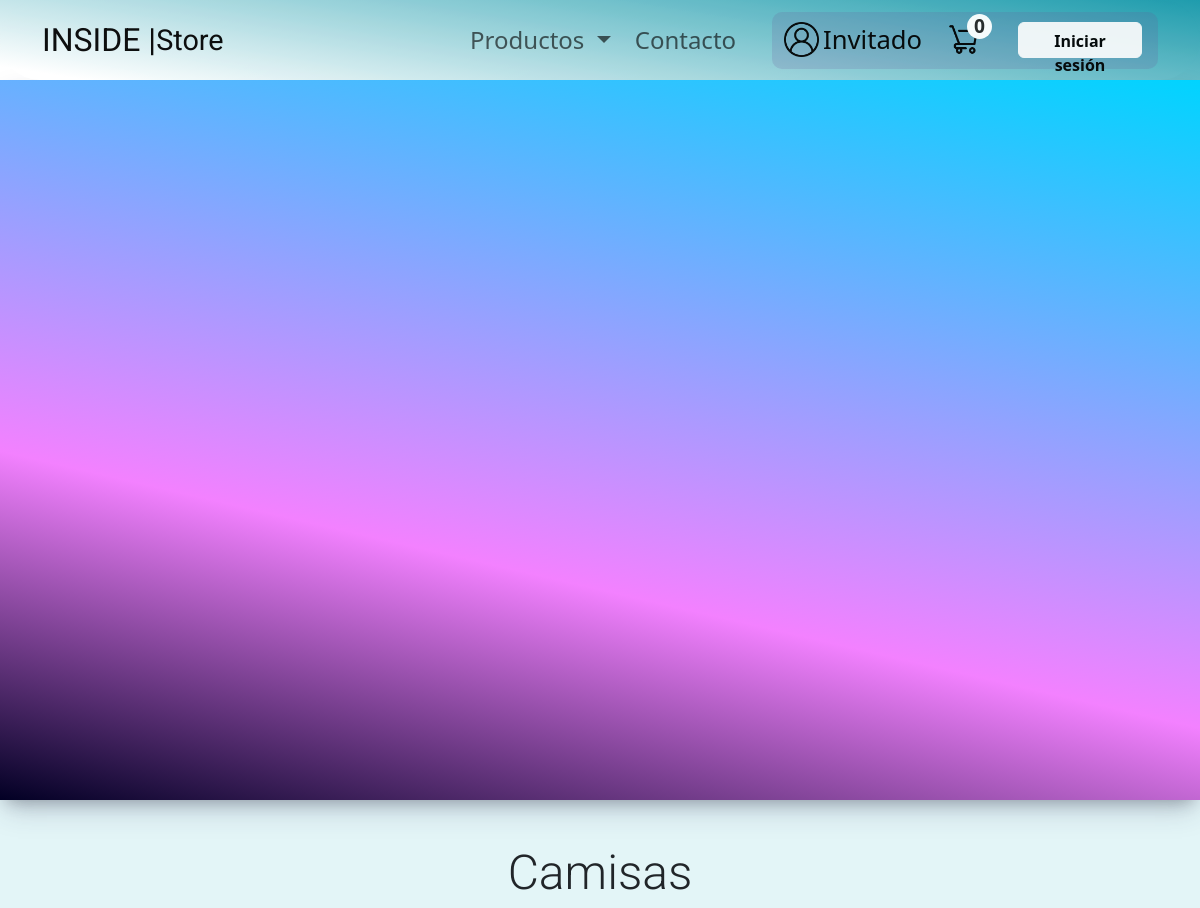
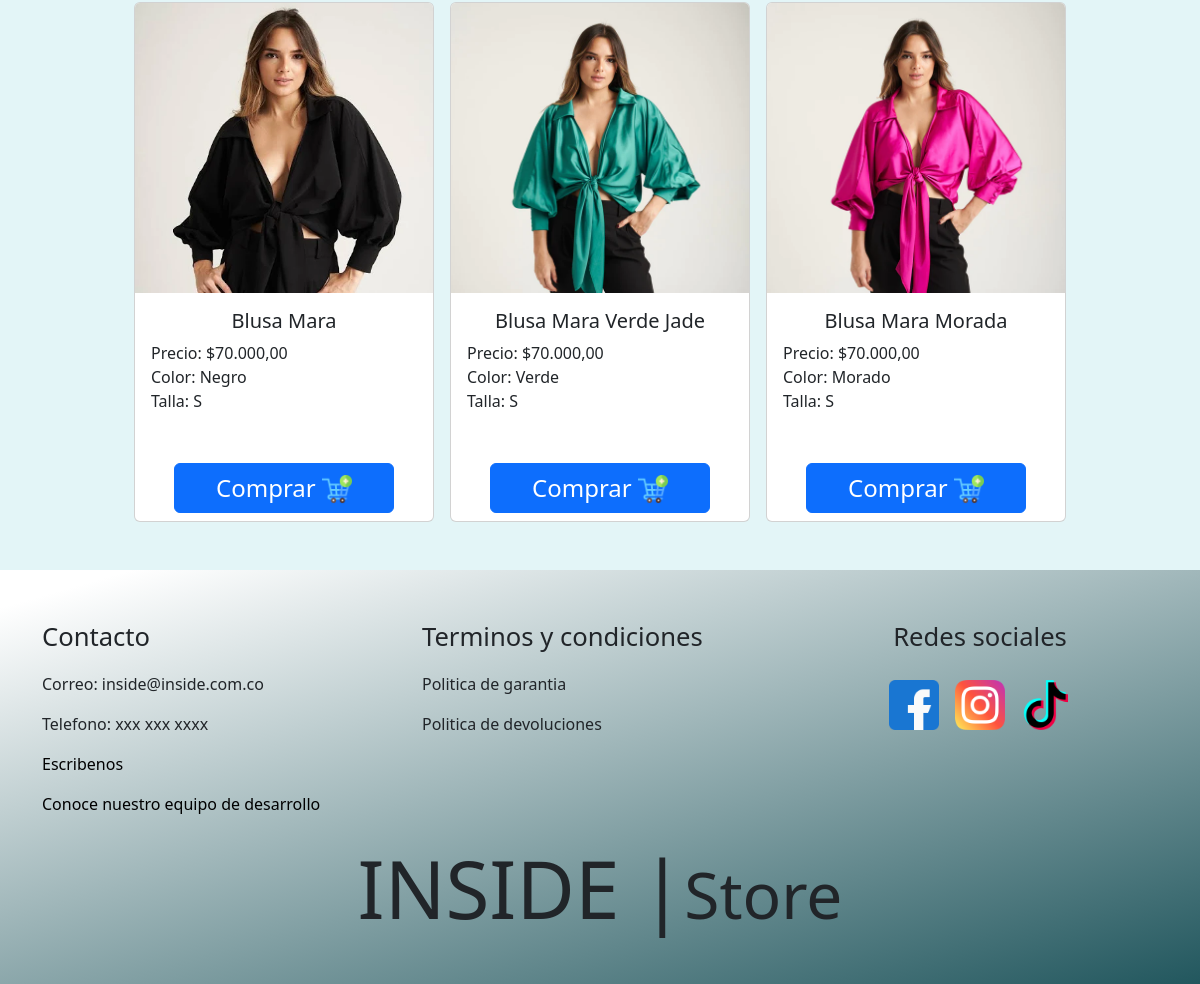
The page /vistas/catalogo-camisas.php on the database its author committed (2 pictures, top to bottom).
### tables this page shows
CREATE TABLE `tprodu` (
  `id_producto` int(11) NOT NULL,
  `nombre_producto` varchar(255) NOT NULL,
  `precio_producto` double NOT NULL,
  `cantidad` int(11) NOT NULL,
  `descripcion` text NOT NULL,
  `talla` varchar(255) DEFAULT NULL,
  `categoria` varchar(255) NOT NULL,
  `ruta_img` varchar(255) NOT NULL,
  `estado` varchar(100) NOT NULL,
  `color` varchar(100) NOT NULL,
  `Ingreso_producto` timestamp NOT NULL DEFAULT current_timestamp(),
  `fecha_mod` timestamp NULL DEFAULT NULL,
  `oferta` tinyint(1) DEFAULT NULL,
  `descuento` double DEFAULT NULL
);

### vistas/catalogo-camisas.php (the view, shortened to what this page needs)
<?php
include_once("../modelo/conexion.php");
if (!isset($_SESSION['user_id'])) {
    $botonSesion = "Iniciar sesión";
    $nombreUsuario = "Invitado";
    $botonRutaSesion = "login.php";
    $botonRutaPerfil = "login.php";
}else{
  $botonSesion = "Cerrar sesión";
  $nombreUsuario = $_SESSION['nombre'];
  $botonRutaPerfil = "perfil.php";
  $botonRutaSesion = "../controlador/controlador_cerrarsesion.php";
}
?>
<!DOCTYPE html>
<html lang="es">
    <head>
        <link href="https://cdn.jsdelivr.net/npm/bootstrap@5.3.2/dist/css/bootstrap.min.css" rel="stylesheet">
        <link rel="stylesheet" href="css/catalogo-camisas.css">
    </head>
    <body>
      <header>
        <nav class="navbar navbar-expand-lg fixed-top bg-body-tertiary">
          <div class="container-lg">
            <div class="container-logo">
              <a href="../index.php"><p>INSIDE |</p></a>
              <section class="animation-logo">
                <div class="first"><div>Store</div></div>
              </section>
            </div>
            <div>
              <div class="collapse navbar-collapse" id="navbarNavDropdown">
                  <ul class="navbar-nav d-flex align-items-center">
                      <li class="nav-item dropdown">
                          <a class="nav-link dropdown-toggle nav-text" href="#" role="button" data-bs-toggle="dropdown" aria-expanded="false">
                              Productos
                          </a>
                      </li>
                      <li class="nav-item">
                        <a class="nav-link nav-text ms-2" href="contacto.php">Contacto</a>
                      </li>
                      <li class="nav-item cajon-inicio-de-sesion">
                        <ul class="d-flex align-items-cente cajon-inicio-de-sesion_ul">
                          <li class="nav-item d-flex align-items-center">
                            <a href=<?php echo $botonRutaPerfil; ?>>
                              <p class="d-flex mb-0">
                                <span class="img-perfil"></span>
                                <span class="d-flex flex-column">
                                  <span><?php echo $nombreUsuario; ?></span>
                                </span>
                              </p>
                            </a>
                          </li>
                          <li class="nav-item d-flex align-items-center">
                              <a class="nav-link nav-text ms-3" href="carrito.php"><span class="carrito-de-compra-nav"></span></a>
                              <span class="carrito-compra-circulo" id="numeroArticulos">0</span>
                          </li>
                          <li class="nav-item me-1 d-flex align-items-center">
                            <a href="<?php echo $botonRutaSesion; ?>" class="btn btn-light btn-sesion"><?php echo $botonSesion; ?></a>
                          </li>
                        </ul>
                      </li>
                  </ul>
              </div>
            </div>
        </nav>
      </header>
      <main>
        <div class="container-expand">
          <section class="banner-movie-ropa">
            <video src="movies/movie-banner-1.mp4" autoplay muted loop></video>
          </section>
          <section class="title">
            <h2>Camisas</h2>
          </section>
          <section class="ofertas">
            <div class="cards-container">
            <?php
                      $query = "SELECT id_producto, nombre_producto, precio_producto,
                        color, talla, descripcion, ruta_img, categoria
                        FROM tprodu WHERE categoria='Ropa'";
                      $result=$conexion->query($query);
                      while($row = $result->fetch_assoc()){
                      ?>
              <div class="card">
               <img src="../admin/<?php echo $row['ruta_img']; ?>" class="card-img-top" alt="...">
               <div class="card-body">
                <h5 class="card-title"><?php echo $row['nombre_producto']; ?></h5>
                <ul>
                 <li>Precio: $<span><?php echo number_format($row['precio_producto'], 2, ',', '.'); ?></span></li>
                 <li>Color: <span><?php echo $row['color']; ?></span></li>
                 <li>Talla: <span><?php echo $row['talla']; ?></span></li>
               </ul>
                   <a  class="btn btn-primary btn-carrito" onclick="addCarrito('<?php json_encode($row)?>')"><p class="p-0">Comprar <span class="carrito-de-compra"></span></p></a>
               </div>
            </div>
            <?php }
            ?>
            </div>
          </section>
        </div>
      </main>
      <footer class="mt-5">
            <div class="container-lg pt-5">
                <div class="row">
                    <div class="col-4">
                        <p class="footer__p">Contacto</p>
                        <div>
                            <p>Correo: inside@inside.com.co</p>
                            <p>Telefono: xxx xxx xxxx</p>
                            <p><a href="contacto.php" class="footer-link">Escribenos</a></p>
                            <p><a href="equipo-de-desarrollo.php" class="footer-link">Conoce nuestro equipo de desarrollo</a></p>
                        </div>
                    </div>
                    <div class="col-4">
                        <p class="footer__p">Terminos y condiciones</p>
                        <div>
                            <p>Politica de garantia</p>
                            <p>Politica de devoluciones</p>
                        </div>
                    </div>
                    <div class="col-4">
                        <p class="d-flex justify-content-center footer__p">Redes sociales</p>
                        <div class="d-flex flex-row justify-content-center">
                            <span class="footer__img-redes facebook"></span>
                            <span class="footer__img-redes instagram"></span>
                            <span class="footer__img-redes tiktok"></span>
                        </div>
                    </div>
                </div>
                <div class="row mt-2">
                    <h1 class="display-1 text-center mb-5">INSIDE |<span class="display-3">Store</span></h1>
                </div>
            </div>
        </footer>
  </body>
</html>

### vistas/css/catalogo-camisas.css (style rules this page uses)
a { text-decoration: none; color: black; font-size: 1.6rem; }
li { list-style: none; }
body { background-color: rgb(227, 245, 247); }
header { background: linear-gradient(9deg, rgba(255,255,255,1) 5%, rgba(31,156,173,1) 100%, rgba(159,58,58,0.5565819861431871) 100%, rgba(71,70,70,1) 100%, rgba(52,51,51,1) 100%); width: 100%; height: 10vh; }
nav { background: linear-gradient(9deg, rgba(255,255,255,1) 5%, rgba(31,156,173,1) 100%, rgba(159,58,58,0.5565819861431871) 100%, rgba(71,70,70,1) 100%, rgba(52,51,51,1) 100%); border-radius: 180px; opacity: 94%; height: 10vh; }
.nav-item { list-style: none; }
.container-logo { font-family: 'Roboto'; color: #e5e5e5; font-size: 2rem; display: flex; align-items: center; justify-content: center; }
.container-logo p { color: black; padding: 0; margin: 0; font-family: 'Roboto'; font-size: 2rem; }
.container-logo .first, .second, .third { color: black; font-size: 1.8rem; }
.first { padding-top: 4px; }
.animation-logo { height:50px; overflow:hidden; margin: auto 0; }
.animation-logo > div > div { height:2.81rem; margin-bottom: 2.8rem; display:inline-block; }
.animation-logo div:first-child { animation: text-animation 8s infinite; }
.nav-text { font-size: 1.5rem; }
.cajon-inicio-de-sesion { background-color: rgba(104, 85, 148, 0.2); border-radius: 10px; margin-left: 28px; }
.cajon-inicio-de-sesion_ul { padding: 2px; }
.img-perfil { display: inline-block; width: 35px; height: 35px; background-image: url("../img/iconos/user.png"); background-position: center; background-size: cover; background-repeat: no-repeat; margin: auto 4px auto 10px ; }
.carrito-de-compra-nav { display: inline-block; width: 35px; height: 35px; background-image: url("../img/iconos/cart.png"); background-position: center; background-size: cover; background-repeat: no-repeat; vertical-align: text-bottom; margin-right: 4px; }
.carrito-compra-circulo { display: flex; justify-content: center; align-items: center; width: 25px; height: 25px; border-radius: 50%; background: white; position: relative; top: -14px; right: 26px; font-size: 1.2rem; font-weight: bold; color: rgb(37, 37, 37); }
.btn-sesion { width: 124px; height: 36px; font-size: 1rem; font-weight: bold; margin-right: 10px; }
.banner-movie-ropa { height: 90vh; width: 100%; background: rgb(2,0,36); background: linear-gradient(13deg, rgba(2,0,36,1) 0%, rgba(243,129,255,1) 35%, rgba(0,212,255,1) 100%); }
.banner-movie-ropa video { width: 100%; height: 90vh; box-shadow: rgba(50, 50, 93, 0.25) 0px 13px 27px -5px, rgba(0, 0, 0, 0.3) 0px 8px 16px -8px; }
.title h2 { text-align: center; margin-top: 44px; font-size: 3rem; font-weight: 300; font-family: 'Roboto'; }
.cards-container { display: grid; grid-template-columns: repeat(auto-fill, 300px); place-content: center; gap: 16px; }
.card { position: relative; width: 300px; height: 520px; }
.card-title { text-align: center; }
.card-body ul { padding: 0; margin: 0 0 12px 0; }
.card-img-top { width: 100%; height: 290px; }
.btn-carrito { height: 50px; width: 220px; font-size: 1.5rem; position: absolute; left: calc(50% - 110px); bottom: 8px; }
.carrito-de-compra { display: inline-block; width: 30px; height: 30px; background-image: url("../img/iconos/add-to-cart.png"); background-position: center; background-size: cover; background-repeat: no-repeat; vertical-align: text-bottom; }
footer { background: linear-gradient(164deg, rgba(255,255,255,1) 5%, rgba(34,87,94,1) 100%, rgba(159,58,58,0.5565819861431871) 100%, rgba(71,70,70,1) 100%, rgba(52,51,51,1) 100%) !important; }
.footer__p { font-size: 1.6rem; }
.footer-link { font-weight: 400; font-size: 1rem; }
.footer__img-redes { display: inline-block; width: 50px; height: 50px; background-position: center; background-size: cover; background-repeat: no-repeat; margin: 8px; }
.facebook { background-image: url("../img/iconos/icon-facebook.png"); }
.instagram { background-image: url("../img/iconos/icon-instagram.png"); }
.tiktok { background-image: url("../img/iconos/icon-tiktok.png"); }

### rows shown on the page
tprodu: ruta_img (picture), nombre_producto "Blusa Mara", precio_producto "70.000,00", color "Negro", talla "S"
tprodu: ruta_img (picture), nombre_producto "Blusa Mara Verde Jade", precio_producto "70.000,00", color "Verde", talla "S"
tprodu: ruta_img (picture), nombre_producto "Blusa Mara Morada", precio_producto "70.000,00", color "Morado", talla "S"

### other values the page prints
$nombreUsuario "Invitado"
$botonSesion "Iniciar sesión"
